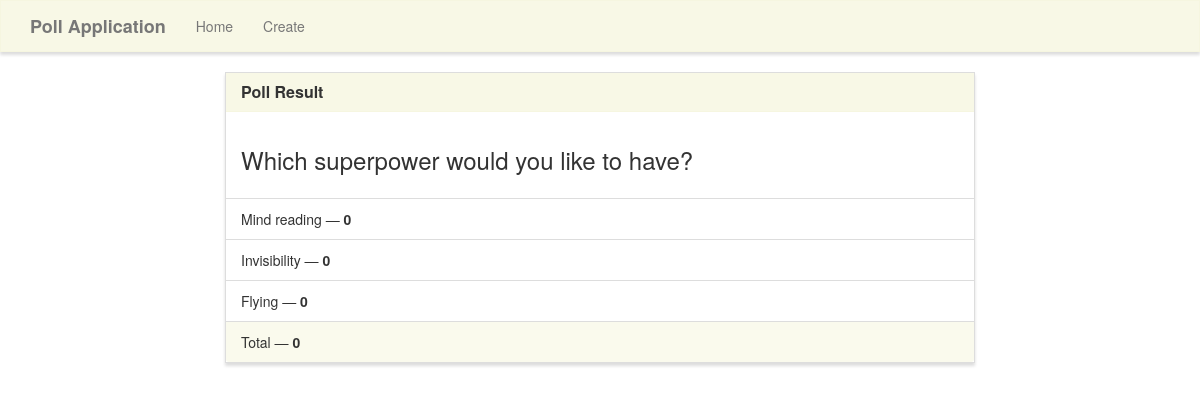
Page /result/9/ on the committed database.
### poll_app/models.py (models this page shows)
class pollmodel(models.Model):
    poll_question = models.TextField()
    poll_option_one = models.CharField(max_length=30)
    poll_option_two = models.CharField(max_length=30)
    poll_option_three = models.CharField(max_length=30)
    poll_option_one_count = models.IntegerField(default=0)
    poll_option_two_count = models.IntegerField(default=0)
    poll_option_three_count = models.IntegerField(default=0)
    def total(self):
        return self.poll_option_one_count+self.poll_option_two_count+self.poll_option_three_count

### poll_app/views.py (the view)
# urls.py: path('result/<poll_id>/',views.result, name = "result")
def result(request, poll_id):
    polls = pollmodel.objects.get(pk = poll_id)
    context = {'polls':polls}
    return render(request, 'poll/result.html', context)

### poll_app/templates/poll/result.html
{% extends "poll/base.html" %} {% block title %}Results{% endblock %} {% block main %}
<div class="row">
    <div class="col-lg-8 col-lg-offset-2">
        <div class="panel panel-default">
            <div class="panel-heading">
                <h3 class="panel-title">Poll Result</h3>
            </div>
            <div class="panel-body">
                <h3>{{polls.poll_question}}</h3>
            </div>
            <ul class="list-group">
                <li class="list-group-item">{{polls.poll_option_one}} &mdash; <strong>{{polls.poll_option_one_count}}</strong></li>
                <li class="list-group-item">{{polls.poll_option_two}} &mdash; <strong>{{polls.poll_option_two_count}}</strong></li>
                <li class="list-group-item">{{polls.poll_option_three}} &mdash; <strong>{{polls.poll_option_three_count}}</strong></li>
            </ul>
            <div class="panel-footer">
                Total &mdash; <strong>{{polls.total}}</strong>
            </div>
        </div>
    </div>
</div>
{% endblock %}

### poll_app/static/style.css (style rules this page uses)
.navbar-default, .btn, .form-control, .panel { border-radius: 0; }
.panel-default>.panel-heading { color: #333; background-color: rgba(245, 245, 220, .7); border-color: rgba(245, 245, 220, .6); border-top-left-radius: 0; border-top-right-radius: 0; }
.panel-footer { background-color: rgba(245, 245, 220, .5); border-color: rgba(245, 245, 220, .4); }
.panel { box-shadow: 0px 3px 3px 0px #ddd; }
a.navbar-brand, .panel-title { font-weight: bolder; }

### rows in the picture
pollmodel: poll_question "Which superpower would you like to have?", poll_option_one "Mind reading", poll_option_one_count "0", poll_option_two "Invisibility", poll_option_two_count "0", poll_option_three "Flying", poll_option_three_count "0", total "0"
